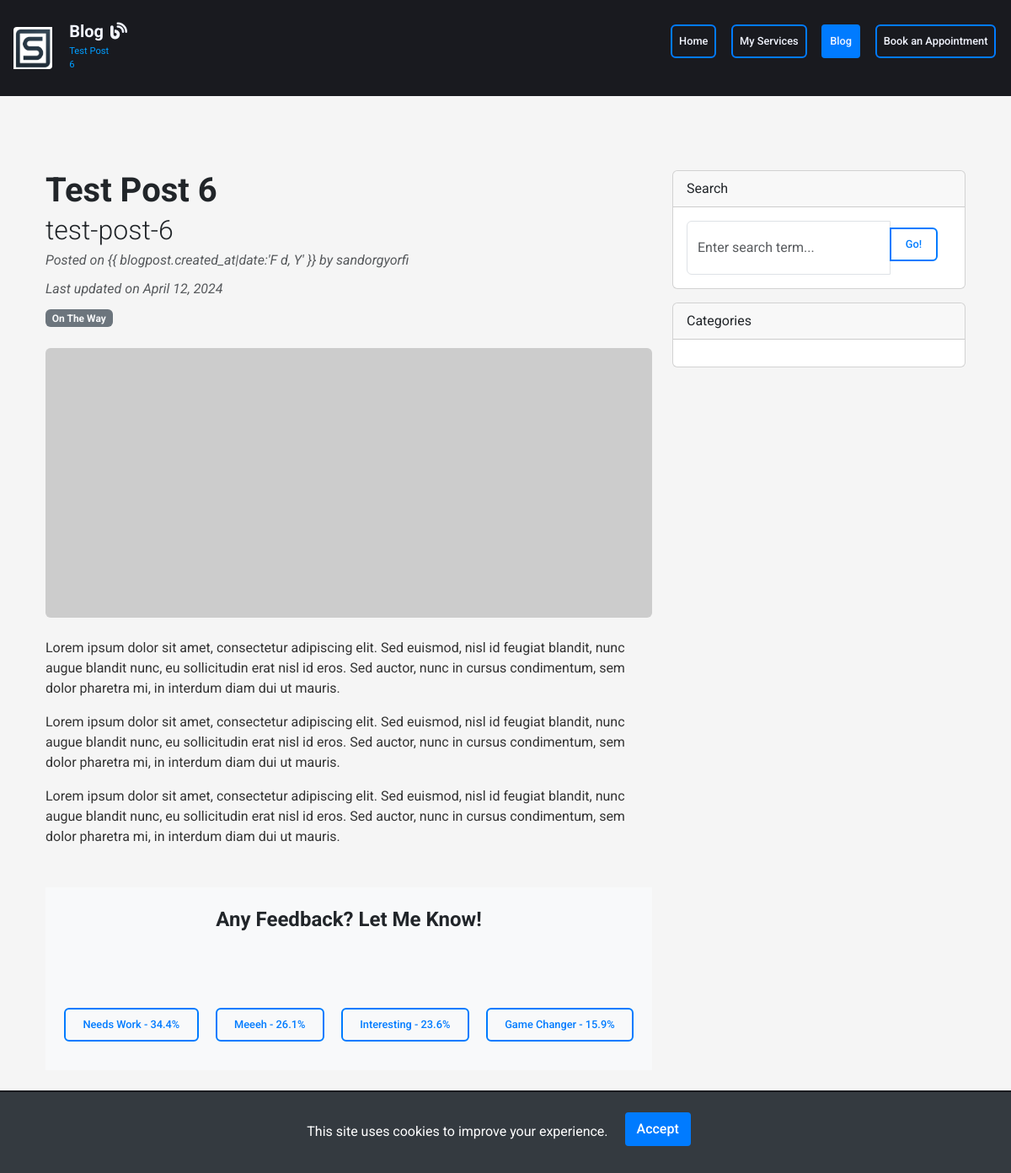
/blog/post/6/, run on the app's committed database.
### blog/models.py (models this page shows, shortened)
class BlogPost(models.Model):
    title = models.CharField(max_length=200)
    slug = models.SlugField(max_length=250, unique_for_date='created_at', null=True, blank=True)
    content = models.TextField()
    created_at = models.DateTimeField(auto_now_add=True)
    updated_at = models.DateTimeField(auto_now=True)
    image = models.ImageField(upload_to='blog_images/', blank=True, null=True)
    author = models.ForeignKey(User, on_delete=models.CASCADE, null=True)
    categories = models.ManyToManyField(Category, related_name='blog_posts')
    needs_work_votes = models.PositiveIntegerField(default=0)
    meh_votes = models.PositiveIntegerField(default=0)
    interesting_votes = models.PositiveIntegerField(default=0)
    game_changer_votes = models.PositiveIntegerField(default=0)

class Category(models.Model):
    name = models.CharField(max_length=100)

### blog/views.py (the view)
# urls.py: path('post/<int:pk>/', BlogPostDetailView.as_view(), name='blog_detail'),
class BlogPostDetailView(DetailView):
    model = BlogPost
    template_name = 'blog/blogpost_detail.html'
    def get_context_data(self, **kwargs):
        context = super().get_context_data(**kwargs)
        blogpost = context.get('blogpost')
        friendly_names = {
            'needs_work': 'Needs Work',
            'meh': 'Meeeh',
            'interesting': 'Interesting',
            'game_changer': 'Game Changer'
        }
        context['choices'] = friendly_names
        context['vote_form'] = BlogPostVoteForm()
        total_votes = sum(getattr(blogpost, f"{choice}_votes") for choice in friendly_names)
        context['vote_percentages'] = {
            choice: (getattr(blogpost, f"{choice}_votes") / total_votes * 100 if total_votes > 0 else 0)
            for choice in friendly_names
        }
        return context

### blog/forms.py
class BlogPostVoteForm(forms.Form):
    VOTE_CHOICES = (
        ('needs_work', 'Needs Work'),
        ('meh', 'Meh'),
        ('interesting', 'Interesting'),
        ('game_changer', 'Game Changer'),
    )
    vote = forms.ChoiceField(choices=VOTE_CHOICES, widget=forms.RadioSelect)

### blog/templatetags/blog_extras.py (called while the page is built)
@register.filter
def get_item(dictionary, key):
    return dictionary.get(key)

### blog/templates/blog/blogpost_detail.html (shortened to what this page needs)
{% extends "base.html" %}
{% load blog_extras %}
{% block content %}
<div class="container mt-5">
  <div class="row">
    <div class="col-lg-8">
      <article>
        <header class="mb-4">
          <h1 class="fw-bolder mb-1">{{ blogpost.title }}</h1>
          <h2 class="fw-light mb-1">{{ blogpost.slug }}</h2>
          <div class="text-muted fst-italic mb-2">Posted on <time datetime="{{ blogpost.created_at|date:'Y-m-d' }}">{{
              blogpost.created_at|date:'F d, Y' }}</time> by {{ blogpost.author.username }}</div>
          <div class="text-muted fst-italic mb-2">Last updated on <time
              datetime="{{ blogpost.updated_at|date:'Y-m-d' }}">{{ blogpost.updated_at|date:'F d, Y' }}</time></div>
          <div>
            {% for category in blogpost.categories.all %}
            <a class="badge bg-secondary text-decoration-none link-light" href="#"
              aria-label="Category: {{ category.name }}">{{ category.name }}</a>
            {% endfor %}
          </div>
        </header>
        <figure class="mb-4">
          {% if blogpost.image %}
          <img class="img-fluid rounded" src="{{ blogpost.image.url }}" alt="{{ blogpost.title }}" />
          {% else %}
          <img class="img-fluid rounded" src="https://dummyimage.com/900x400/ced4da/6c757d.jpg"
            alt="default image for {{ blogpost.title }}" />
          {% endif %}
        </figure>
        <section class="mb-5">
          {{ blogpost.content|linebreaks }}
        </section>
      </article>
      <section class="poll-voting-section bg-light py-4 my-4">
        <div class="container">
          <h4 class="text-center mb-4">Any Feedback? Let Me Know!</h4>
          <div class="vote-container">
            {% for key, display_name in choices.items %}
            <button type="button" class="btn btn-outline-primary mt-2 align-self-start vote-button"
              data-vote-type="{{ key }}" data-post-id="{{ blogpost.pk }}">
              {{ display_name }} - <span id="vote_{{ key }}_percent">
                {{ vote_percentages|get_item:key|floatformat:"1" }}%
              </span>
            </button>
            {% endfor %}
          </div>
        </div>
      </section>
    </div>
    <div class="col-lg-4">
      <div class="card mb-3">
        <div class="card-header">Search</div>
        <div class="card-body">
          <div class="input-group">
            <input class="form-control" type="text" placeholder="Enter search term..." aria-label="Enter search term..."
              aria-describedby="button-search" />
            <button class="btn btn-outline-primary mt-2 align-self-start" id="button-search" type="button">Go!</button>
          </div>
        </div>
      </div>
      <div class="card mb-4">
        <div class="card-header">Categories</div>
        <div class="card-body">
        </div>
      </div>
    </div>
  </div>
  {% endblock %}

### static/css/base.css (style rules this page uses)
* { margin: 0; padding: 0; box-sizing: border-box; }
body { font-family: 'Roboto', Arial, sans-serif; font-size: 1rem; line-height: 1.6; color: #333; background-color: #f5f5f5; }
h1, h2, h3, h4, h5, h6 { margin-top: 0; margin-bottom: 0.5em; color: #212529; font-weight: 700; }
h1 { font-size: 2.5rem; }
h2 { font-size: 2rem; }
h4 { font-size: 1.5rem; }
p { margin-bottom: 1rem; font-size: 1rem; line-height: 1.5; color: #333; }
a { color: #007bff; text-decoration: none; transition: color 0.3s ease; }
.text-center { text-align: center; }
.mb-1 { margin-bottom: 0.25rem; }
.mt-2 { margin-top: 0.5rem; }
.mb-2 { margin-bottom: 0.5rem; }
.mb-3 { margin-bottom: 1rem; }
.mb-4 { margin-bottom: 1.5rem; }
.mt-5 { margin-top: 3rem; }
.mb-5 { margin-bottom: 3rem; }

### static/css/components.css (style rules this page uses)
.btn { background-color: #343a40; color: #ffffff; border: 2px solid transparent; padding: 0.55rem 1.05rem; font-size: 0.8rem; border-radius: 0.375rem; transition: all 0.3s ease; cursor: pointer; font-weight: 500; margin: 1rem; }
.btn-outline-primary { color: #007bff; background-color: transparent; border-color: #007bff; }
.vote-container { display: flex; flex-wrap: wrap; justify-content: center; }
.vote-button { flex: 0 1 100%; margin: 10px; max-width: 250px; }
@media (min-width: 768px) { .vote-button { flex: 1 1 auto; } }

### data on the page
BlogPost: title "Test Post 6", slug "test-post-6", author.username "sandorgyorfi", updated_at "April 12, 2024", content "Lorem ipsum dolor sit amet, consectetur adipiscing elit. Sed euismod, nisl id feugiat blandit, nunc augue blandit nunc, eu sollicitudin erat nisl id eros. Sed auctor, nunc in cursus condimentum, sem dolor pharetra mi, in interdum diam dui ut mauris. Lorem ipsum dolor sit amet, consectetur adipiscing elit. Sed euismod, nisl id feugiat blandit, nunc augue blandit nunc, eu sollicitudin erat nisl id eros. Sed auctor, nunc in cursus condimentum, sem dolor pharetra mi, in interdum diam dui ut mauris. Lorem ipsum dolor sit amet, consectetur adipiscing elit. Sed euismod, nisl id feugiat blandit, nunc augue blandit nunc, eu sollicitudin erat nisl id eros. Sed auctor, nunc in cursus condimentum, sem…"
Category: name "On The Way"

### other printed values
{{ display_name }} "Needs Work" "Meeeh" "Interesting" "Game Changer"
{{ vote_percentages|get_item:key|floatformat:"1" }} "34.4" "26.1" "23.6" "15.9"
